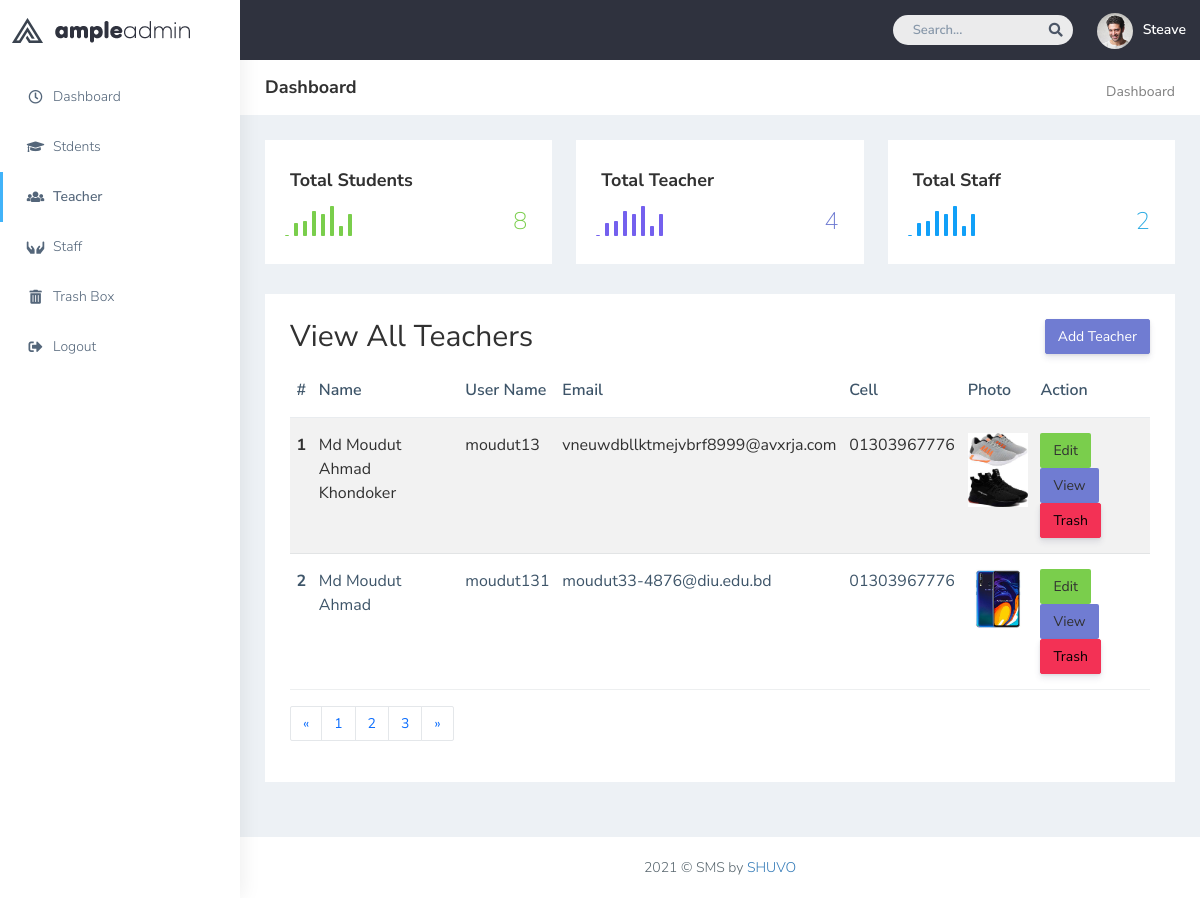
The page /Assignment_5/sms/teacher.php on the database its author committed.
### tables this page shows
CREATE TABLE `trachers` (
  `id` int(11) NOT NULL,
  `name` varchar(100) NOT NULL,
  `username` varchar(20) NOT NULL,
  `email` varchar(50) NOT NULL,
  `cell` varchar(30) NOT NULL,
  `photo` varchar(300) NOT NULL,
  `status` varchar(20) NOT NULL DEFAULT 'Active',
  `create_time` timestamp NOT NULL DEFAULT current_timestamp(),
  `update_time` timestamp NULL DEFAULT NULL
);

### Assignment_5/sms/app/function.php (called while the page is built, shortened)
<?php
    include_once "db-config.php";
function showRow($table){
    global $config;
    $sql = "SELECT * FROM $table";
    $result = $config->query($sql);
    $rows = $result->num_rows;
    return $rows;
}
function limitData($table,$limit){
    global $config;
    $sql = "SELECT * FROM $table LIMIT $limit OFFSET 0";
    $result = $config->query($sql);
    return $result;
}

### Assignment_5/sms/teacher.php (the view, shortened to what this page needs)
<!DOCTYPE html>
<html dir="ltr" lang="en">
<head>
    <link href="plugins/bower_components/chartist/dist/chartist.min.css" rel="stylesheet">
    <link rel="stylesheet" href="plugins/bower_components/chartist-plugin-tooltips/dist/chartist-plugin-tooltip.css">
    <link href="css/style.min.css" rel="stylesheet">
</head>
<body>
<div id="main-wrapper" data-layout="vertical" data-navbarbg="skin5" data-sidebartype="full"
     data-sidebar-position="absolute" data-header-position="absolute" data-boxed-layout="full">
    <header class="topbar" data-navbarbg="skin5">
        <nav class="navbar top-navbar navbar-expand-md navbar-dark">
            <div class="navbar-header" data-logobg="skin6">
                <a class="navbar-brand" href="index.php">
                    <b class="logo-icon">
                        <img src="plugins/images/logo-icon.png" alt="homepage" />
                    </b>
                    <span class="logo-text">
                            <img src="plugins/images/logo-text.png" alt="homepage" />
                        </span>
                </a>
            </div>
            <div class="navbar-collapse collapse" id="navbarSupportedContent" data-navbarbg="skin5">
                <ul class="navbar-nav ms-auto d-flex align-items-center">
                    <li class=" in">
                        <form role="search" class="app-search d-none d-md-block me-3">
                            <input type="text" placeholder="Search..." class="form-control mt-0">
                            <a href="" class="active">
                                <i class="fa fa-search"></i>
                            </a>
                        </form>
                    </li>
                    <li>
                        <a class="profile-pic" href="#">
                            <img src="plugins/images/users/varun.jpg" alt="user-img" width="36"
                                 class="img-circle"><span class="text-white font-medium">Steave</span></a>
                    </li>
                </ul>
            </div>
        </nav>
    </header>
    <aside class="left-sidebar" data-sidebarbg="skin6">
        <div class="scroll-sidebar">
            <nav class="sidebar-nav">
                <ul id="sidebarnav">
                    <li class="sidebar-item pt-2">
                        <a class="sidebar-link waves-effect waves-dark sidebar-link" href="index.php"
                           aria-expanded="false">
                            <i class="far fa-clock" aria-hidden="true"></i>
                            <span class="hide-menu">Dashboard</span>
                        </a>
                    </li>
                    <li class="sidebar-item">
                        <a class="sidebar-link waves-effect waves-dark sidebar-link" href="students.php"
                           aria-expanded="false">
                            <i class="fas fa-graduation-cap" aria-hidden="true"></i>
                            <span class="hide-menu">Stdents</span>
                        </a>
                    </li>
                    <li class="sidebar-item">
                        <a class="sidebar-link waves-effect waves-dark sidebar-link" href="teacher.php"
                           aria-expanded="false">
                            <i class="fas fa-users" aria-hidden="true"></i>
                            <span class="hide-menu">Teacher</span>
                        </a>
                    </li>
                    <li class="sidebar-item">
                        <a class="sidebar-link waves-effect waves-dark sidebar-link" href="staff.php"
                           aria-expanded="false">
                            <i class="fas fa-hands" aria-hidden="true"></i>
                            <span class="hide-menu">Staff</span>
                        </a>
                    </li>
                    <li class="sidebar-item">
                        <a class="sidebar-link waves-effect waves-dark sidebar-link" href="trash.php"
                           aria-expanded="false">
                            <i class="fas fa-trash-alt" aria-hidden="true"></i>
                            <span class="hide-menu">Trash Box</span>
                        </a>
                    </li>
                    <li class="sidebar-item">
                        <a class="sidebar-link waves-effect waves-dark sidebar-link" href="#"
                           aria-expanded="false">
                            <i class="fas fa-sign-out-alt" aria-hidden="true"></i>
                            <span class="hide-menu">Logout</span>
                        </a>
                    </li>
                </ul>
            </nav>
        </div>
    </aside>
    <div class="page-wrapper">
        <div class="page-breadcrumb bg-white">
            <div class="row align-items-center">
                <div class="col-lg-3 col-md-4 col-sm-4 col-xs-12">
                    <h4 class="page-title">Dashboard</h4>
                </div>
                <div class="col-lg-9 col-sm-8 col-md-8 col-xs-12">
                    <div class="d-md-flex">
                        <ol class="breadcrumb ms-auto">
                            <li><a href="#" class="fw-normal">Dashboard</a></li>
                        </ol>
                    </div>
                </div>
            </div>
        </div>
        <div class="container-fluid">
            <div class="row justify-content-center">
                <div class="col-lg-4 col-md-12">
                    <div class="white-box analytics-info">
                        <h3 class="box-title">Total Students</h3>
                        <ul class="list-inline two-part d-flex align-items-center mb-0">
                            <li>
                                <div id="sparklinedash">
                                </div>
                            </li>
                            <li class="ms-auto"><span class="counter text-success"><?php $row = showRow('students');if (isset($row)){echo $row;} ?></span></li>
                        </ul>
                    </div>
                </div>
                <div class="col-lg-4 col-md-12">
                    <div class="white-box analytics-info">
                        <h3 class="box-title">Total Teacher</h3>
                        <ul class="list-inline two-part d-flex align-items-center mb-0">
                            <li>
                                <div id="sparklinedash2">
                                </div>
                            </li>
                            <li class="ms-auto"><span class="counter text-purple"><?php $row = showRow('trachers');if (isset($row)){echo $row;} ?></span></li>
                        </ul>
                    </div>
                </div>
                <div class="col-lg-4 col-md-12">
                    <div class="white-box analytics-info">
                        <h3 class="box-title">Total Staff</h3>
                        <ul class="list-inline two-part d-flex align-items-center mb-0">
                            <li>
                                <div id="sparklinedash3">
                                </div>
                            </li>
                            <li class="ms-auto"><span class="counter text-info"><?php $row = showRow('staff');if (isset($row)){echo $row;} ?></span>
                            </li>
                        </ul>
                    </div>
                </div>
            </div>
            <div class="row">
                <div class="col-md-12 col-lg-12 col-sm-12">
                    <div class="white-box">
                        <div class="float-lg-start"><h2 class="">View All Teachers</h2></div>
                        <div class="float-lg-end"><a class="btn btn-primary" href="add-teacher.php">Add Teacher</a></h2></div>
                        <table class="table table-striped">
                            <thead>
                            <tr>
                                <th scope="col">#</th>
                                <th scope="col">Name</th>
                                <th scope="col">User Name</th>
                                <th scope="col">Email</th>
                                <th scope="col">Cell</th>
                                <th scope="col">Photo</th>
                                <th scope="col">Action</th>
                            </tr>
                            </thead>
                            <tbody>
                            <?php
                                $n = 1;
                                $teacher = limitData('trachers','10');
                                while ($row = $teacher->fetch_object()):
                                    if ($row-> status == "Active"):
                            ?>
                            <tr>
                                <th scope="row"><?php $n;echo $n++;?></th>
                                <td><?php echo $row->name;?></td>
                                <td><?php echo $row->username;?></td>
                                <td><?php echo $row->email;?></td>
                                <td><?php echo $row->cell;?></td>
                                <td><img style="width: 60px;" src="assets/images/teachers/<?php echo $row->photo;?>"></td>
                                <td><a href="teacher-edit.php?edit=<?php echo $row->id;?>" class="btn bg-success">Edit</a><a href="teacher-view.php?view=<?php echo $row->id?>" class="btn bg-primary">View</a><a href="?trash=<?php echo $row->id;?>" class="btn btn-danger">Trash</a></td>
                            </tr>
                            <?php endif; endwhile;?>
                            </tbody>
                        </table>
                        <nav aria-label="Page navigation example">
                            <ul class="pagination">
                                <li class="page-item">
                                    <a class="page-link" href="#" aria-label="Previous">
                                        <span aria-hidden="true">&laquo;</span>
                                    </a>
                                </li>
                                <li class="page-item"><a class="page-link" href="#">1</a></li>
                                <li class="page-item"><a class="page-link" href="#">2</a></li>
                                <li class="page-item"><a class="page-link" href="#">3</a></li>
                                <li class="page-item">
                                    <a class="page-link" href="#" aria-label="Next">
                                        <span aria-hidden="true">&raquo;</span>
                                    </a>
                                </li>
                            </ul>
                        </nav>
                    </div>
                </div>
            </div>
        </div>
        <footer class="footer text-center"> 2021 © SMS by <a
                href="https://moudutshuvo.com/">SHUVO</a>
        </footer>
    </div>
</div>
</body>
</html>

### rows shown on the page
trachers: name "Md Moudut Ahmad Khondoker", username "moudut13", email "vneuwdbllktmejvbrf8999@avxrja.com", cell "01303967776", photo (picture)
trachers: name "Md Moudut Ahmad", username "moudut131", email "moudut33-4876@diu.edu.bd", cell "01303967776", photo (picture)

### other values the page prints
$row "8"
$row "4"
$row "2"
